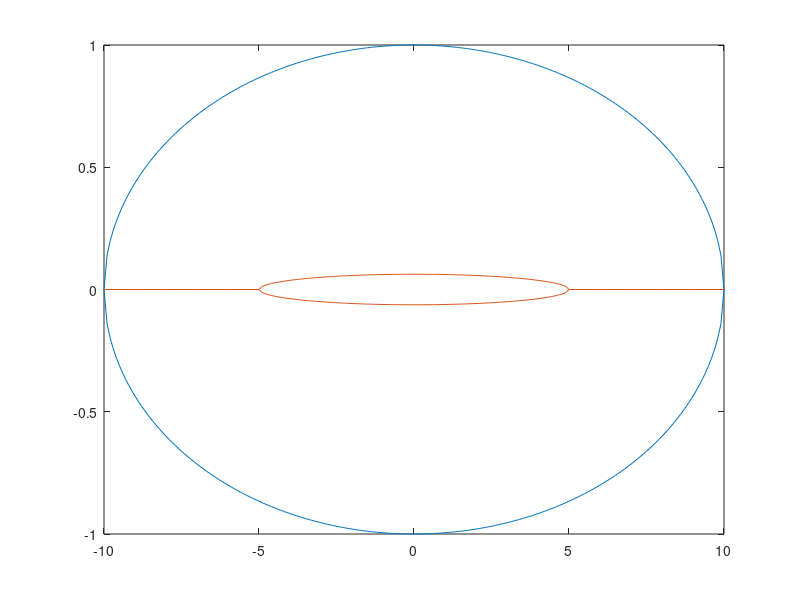

Write MATLAB code to recreate this figure.
a1=10;
b1=1;
a2=a1/2;
b2=b1/4;
x=-10:0.1:10;
y1=[b1^2*sqrt(1-x.^2/(a1^2)),-b1^2*sqrt(1-x.^2/(a1^2))];
y2=[b2^2*sqrt(1-x.^2/(a2^2)),-b2^2*sqrt(1-x.^2/(a2^2))];
plot([x,-x],y1,[x,-x],y2)

%%
